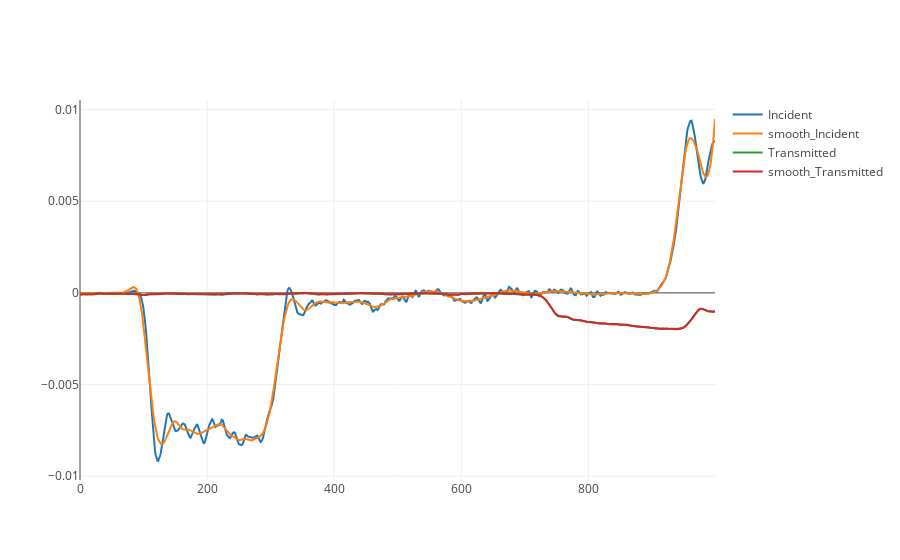

The code cell stored with this chart in its notebook:
### Code cell
smooth_value = 57
sav_incid = savgol_filter(incid, smooth_value, 3)
sav_trans = savgol_filter(trans, smooth_value - 50, 3)

fig1 = go.Figure(layout=dict(template = "none"))
fig1.add_trace(go.Scatter(y = incid, name = "Incident"))
fig1.add_trace(go.Scatter(y = sav_incid, name = "smooth_Incident"))

fig1.add_trace(go.Scatter(y = trans, name = "Transmitted"))
fig1.add_trace(go.Scatter(y = sav_trans, name = "smooth_Transmitted"))

fig1.show()

### Figure 1 — Plotly figure (JSON) as saved in the notebook; plotly's stock layout.template omitted (floating-point values rounded to 4 significant figures; data arrays with more than 128 entries replaced by an {"elided": "..."} marker saying what was removed)
{"data": [{"name": "Incident", "type": "scatter", "y": {"elided": "1000 float values"}}, {"name": "smooth_Incident", "type": "scatter", "y": {"elided": "1000 float values"}}, {"name": "Transmitted", "type": "scatter", "y": {"elided": "1000 float values"}}, {"name": "smooth_Transmitted", "type": "scatter", "y": {"elided": "1000 float values"}}], "layout": {}}
